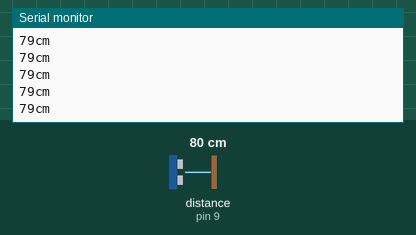
This sketch was run on a simulated Arduino Uno, built with avr-gcc and run on an emulated ATmega328P. On the bench: the last lines printed to the serial monitor. Wiring (inferred from the names in the program): ultrasonic range finder: trigger pin 10; echo pin 9. Inputs (shaded band) come from the test bench; at power-on: distance to the obstacle (sensor on pin 9) 80 cm. The echo pulse lasts 58.3 µs per cm.

Above: at 1.2 s.
1.3 s: distance to the obstacle (sensor on pin 9) set to 2 cm
At 1.59 s:
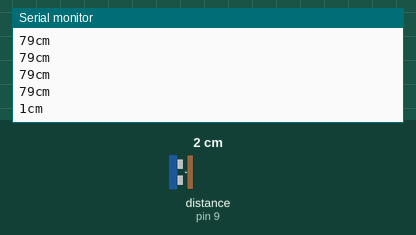
2.8 s: distance to the obstacle (sensor on pin 9) set to 4 cm
At 2.8 s:
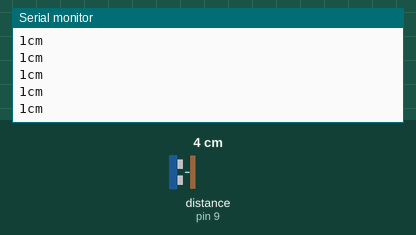
Timing chart, 0 to 5.8 s (numbered marks = the images above; inputs shaded):
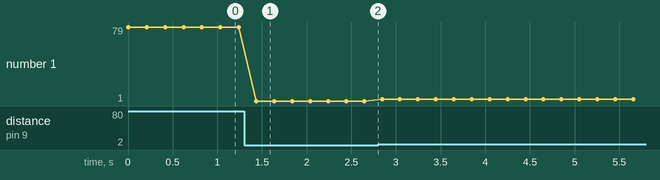

The sketch:

afstandssensor.ino
```cpp
long afstand;
long tijd;

#define trigger 10 //trigger die een signaal uitstuurt
#define echo 9 //echo die het signaal opvangt + zelfde als: const in echo = 9;

void setup() {
  // put your setup code here, to run once:
  Serial.begin(9600);
  pinMode(trigger, OUTPUT);
  pinMode(echo, INPUT);
}

void loop() {
  // put your main code here, to run repeatedly:
  digitalWrite(trigger, LOW);
  delayMicroseconds(2);
  digitalWrite(trigger, HIGH);
  delayMicroseconds(10);
  digitalWrite(trigger, LOW);

  tijd = pulseIn(echo, HIGH);
  afstand = ((tijd / 2) / 29.4);

  Serial.print(afstand);
  Serial.println("cm");

  delay(200);

}
```

Measured:
- after the input at 1.3 s, the serial monitor: prints a new line after 0.14 s (image 1)
- plotted number 1: 79 → 1 after the input at 1.3 s, 1 → 3 after the input at 2.8 s
